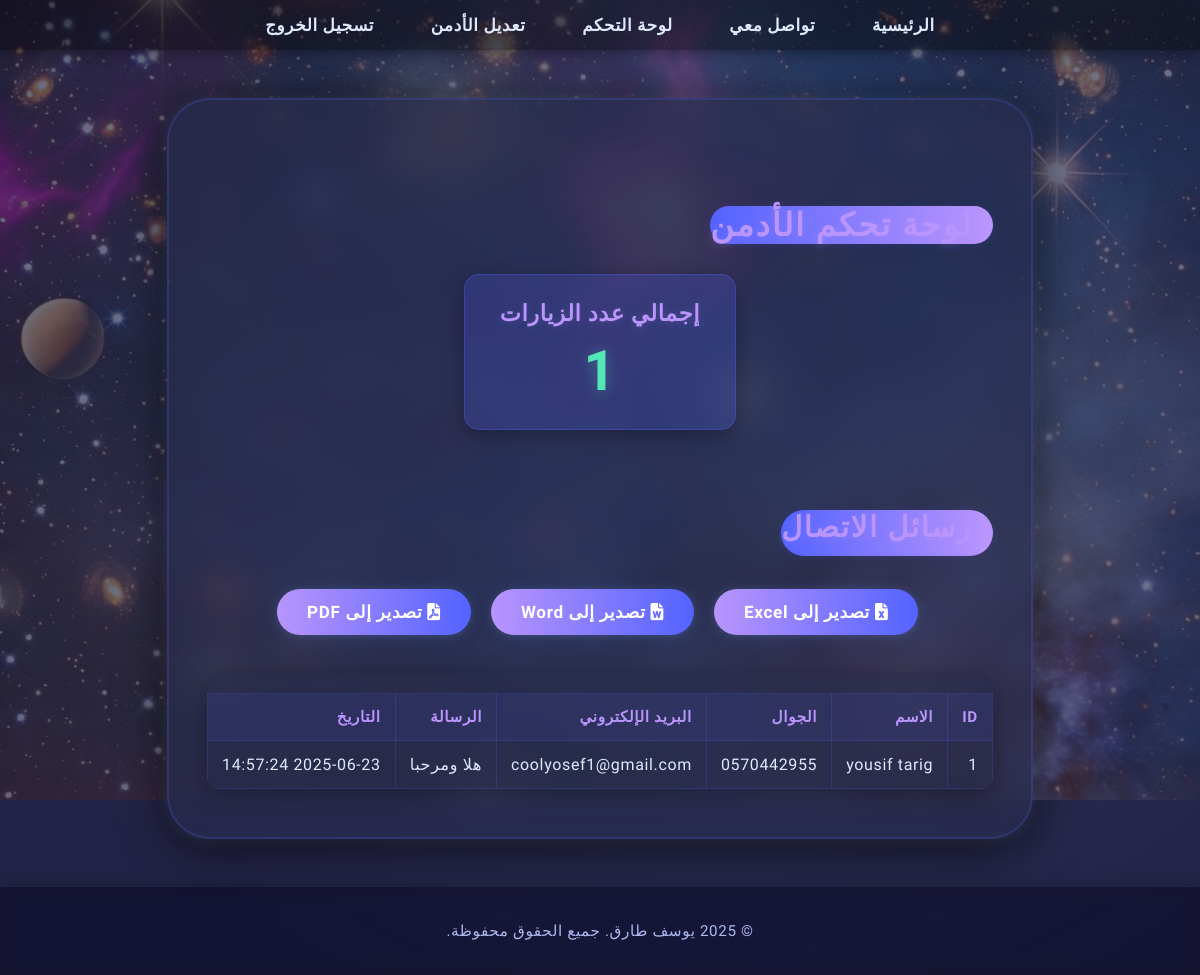
/admin/dashboard (signed in), run on an earlier commit of the app's database.
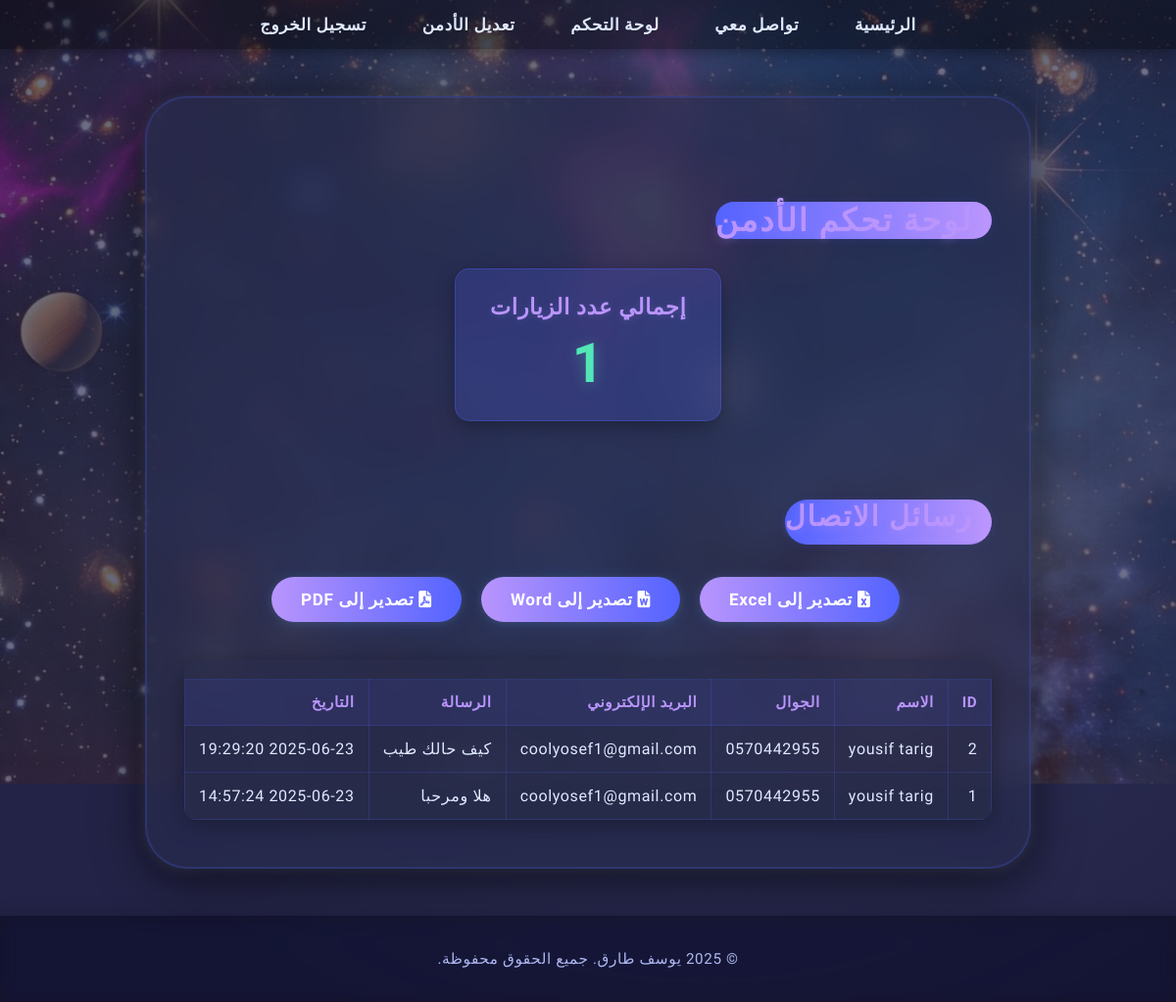
And on a later commit of the database.
### app.py (models this page shows)
class ContactMessage(db.Model):
    id = db.Column(db.Integer, primary_key=True)
    name = db.Column(db.String(100), nullable=False)
    phone = db.Column(db.String(20), nullable=False)
    email = db.Column(db.String(100), nullable=False)
    message = db.Column(db.Text, nullable=False)
    timestamp = db.Column(db.DateTime, default=datetime.utcnow)

### app.py (the view)
@app.route('/admin/dashboard')
@login_required
def admin_dashboard():
    messages = ContactMessage.query.order_by(ContactMessage.timestamp.desc()).all()
    total_visitors = Visitor.query.count()
    return render_template('admin_dashboard.html', messages=messages, total_visitors=total_visitors)

### app.py (called while the page is built)
@login_manager.user_loader
def load_user(user_id):
    return db.session.get(Admin, int(user_id))

@app.context_processor
def inject_datetime():
    return {'datetime': datetime}

### templates/admin_dashboard.html (shortened to what this page needs)
{% extends "base.html" %}
{% block content %}
    <div class="admin-dashboard-page cv-section">
        <h2 class="cv-section-title">لوحة تحكم الأدمن</h2>
        <div class="stats-section">
            <div class="stat-box">
                <h3>إجمالي عدد الزيارات</h3>
                <p class="stat-number">{{ total_visitors }}</p>
            </div>
        </div>
        <div class="messages-section">
            <h3 class="cv-section-title">رسائل الاتصال</h3>
            {% if messages %}
                <div class="export-buttons-container">
                    <a href="{{ url_for('export_excel') }}" class="export-btn btn-glow"><i class="fas fa-file-excel"></i> تصدير إلى Excel</a>
                    <a href="{{ url_for('export_word') }}" class="export-btn btn-glow"><i class="fas fa-file-word"></i> تصدير إلى Word</a>
                    <a href="{{ url_for('export_pdf') }}" class="export-btn btn-glow"><i class="fas fa-file-pdf"></i> تصدير إلى PDF</a>
                </div>
                <div class="table-responsive">
                    <table class="messages-table">
                        <thead>
                            <tr>
                                <th>ID</th>
                                <th>الاسم</th>
                                <th>الجوال</th>
                                <th>البريد الإلكتروني</th>
                                <th>الرسالة</th>
                                <th>التاريخ</th>
                            </tr>
                        </thead>
                        <tbody>
                            {% for message in messages %}
                                <tr>
                                    <td>{{ message.id }}</td>
                                    <td>{{ message.name }}</td>
                                    <td>{{ message.phone }}</td>
                                    <td>{{ message.email }}</td>
                                    <td>{{ message.message }}</td>
                                    <td>{{ message.timestamp.strftime('%Y-%m-%d %H:%M:%S') }}</td>
                                </tr>
                            {% endfor %}
                        </tbody>
                    </table>
                </div>
            {% else %}
                <p class="no-messages-alert">لا توجد رسائل اتصال حتى الآن.</p>
            {% endif %}
        </div>
    </div>
{% endblock %}

### templates/base.html (shortened to what this page needs)
<!DOCTYPE html>
<html lang="ar" dir="rtl">
<head>
    <link rel="stylesheet" href="{{ url_for('static', filename='css/styles.css') }}">
    <link rel="stylesheet" href="https://cdnjs.cloudflare.com/ajax/libs/font-awesome/6.0.0-beta3/css/all.min.css">
</head>
<body>
    <div class="galaxy"></div>
    <div class="stars"></div>
    <nav class="navbar">
        <a href="{{ url_for('index') }}">الرئيسية</a>
        <a href="{{ url_for('contact') }}">تواصل معي</a>
        {% if current_user.is_authenticated %}
            <a href="{{ url_for('admin_dashboard') }}">لوحة التحكم</a>
            <a href="{{ url_for('edit_admin') }}">تعديل الأدمن</a>
            <a href="{{ url_for('admin_logout') }}">تسجيل الخروج</a>
        {% else %}
            <a href="{{ url_for('admin_login') }}">دخول الأدمن</a>
        {% endif %}
    </nav>
    <div class="container cosmic-container">
        {% block content %}{% endblock %}
    </div>
    <footer>
        <p>&copy; {{ datetime.utcnow().year }} يوسف طارق. جميع الحقوق محفوظة.</p>
    </footer>
</body>
</html>

What changed in the data, as far as the page shows it:
added ContactMessage: id "2", name "yousif tarig", phone "0570442955", email "coolyosef1@gmail.com", message "كيف حالك طيب", timestamp "2025-06-23 19:29:20"
